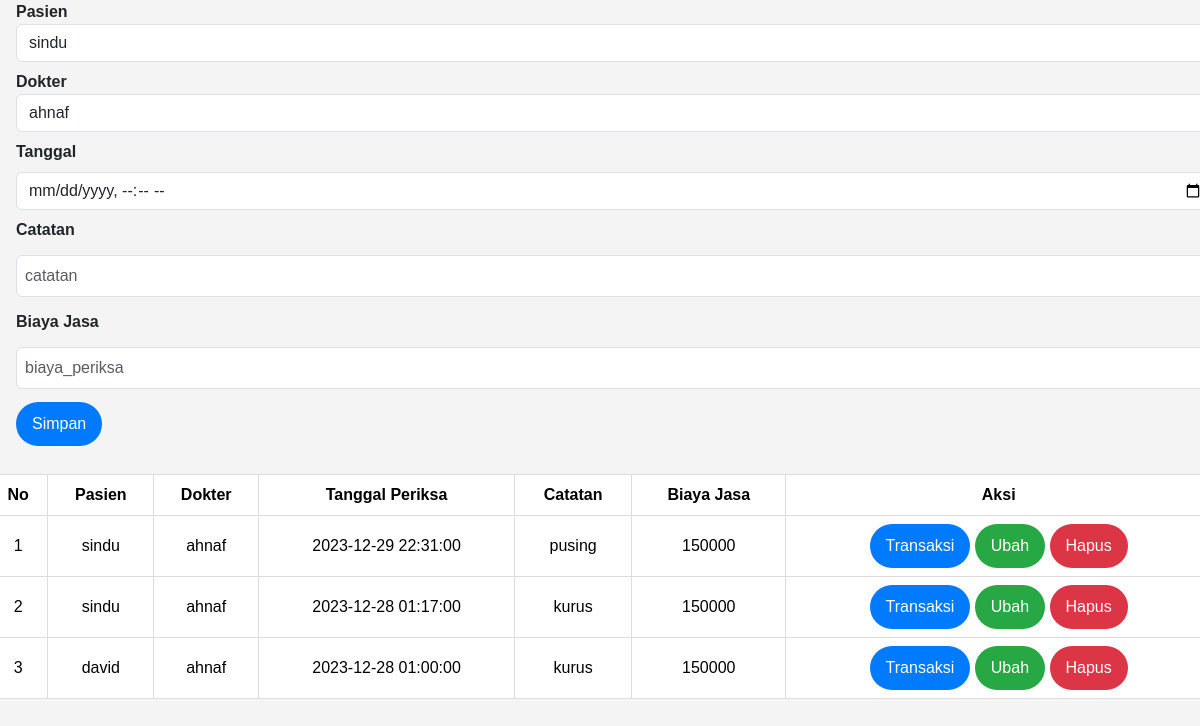
The page /periksa.php (signed in) on the database its author committed.
### tables this page shows
CREATE TABLE `periksa` (
  `id` int(10) UNSIGNED NOT NULL,
  `id_pasien` int(11) UNSIGNED NOT NULL,
  `id_dokter` int(11) UNSIGNED NOT NULL,
  `tgl_periksa` datetime NOT NULL,
  `catatan` text NOT NULL,
  `biaya_periksa` int(100) NOT NULL
);

CREATE TABLE `pasien` (
  `id` int(10) UNSIGNED NOT NULL,
  `nama` varchar(255) DEFAULT NULL,
  `alamat` varchar(255) DEFAULT NULL,
  `no_hp` varchar(50) DEFAULT NULL
);

CREATE TABLE `dokter` (
  `id` int(10) UNSIGNED NOT NULL,
  `nama` varchar(255) DEFAULT NULL,
  `alamat` varchar(255) DEFAULT NULL,
  `no_hp` varchar(50) DEFAULT NULL
);

### periksa.php (the view, shortened to what this page needs)
<?php
include_once("koneksi.php");
?>
<!DOCTYPE html>
<html lang="en">
<head>
<link href="https://cdn.jsdelivr.net/npm/bootstrap@5.3.2/dist/css/bootstrap.min.css" rel="stylesheet">
<link rel="stylesheet" type="text/css" href="style.css">
</head>
<body>
    <form class="form row" method="POST" action="" name="myForm" onsubmit="return(validate());">
    <?php
            $catatan = '';
            $tgl_periksa = '';
            $id_dokter = '';
            $id_pasien = '';
            $biaya = '';
            ?>
<div class="form-group mx-sm-3 mb-2">
        <label for="inputPasien" class="sr-only fw-bold">Pasien</label>
        <select class="form-control" name="id_pasien">
            <?php
            $selected = '';
            $pasien = mysqli_query($mysqli, "SELECT * FROM pasien");
            while ($data = mysqli_fetch_array($pasien)) {
                if ($data['id'] == $id_pasien) {
                    $selected = 'selected="selected"';
                } else {
                    $selected = '';
                }
            ?>
                <option value="<?php echo $data['id'] ?>" <?php echo $selected ?>><?php echo $data['nama'] ?></option>
            <?php
            }
            ?>
        </select>
    </div>
    <div class="form-group mx-sm-3 mb-2">
        <label for="inputDokter" class="sr-only fw-bold">Dokter</label>
        <select class="form-control" name="id_dokter">
            <?php
            $selected = '';
            $dokter = mysqli_query($mysqli, "SELECT * FROM dokter");
            while ($data = mysqli_fetch_array($dokter)) {
                if ($data['id'] == $id_dokter) {
                    $selected = 'selected="selected"';
                } else {
                    $selected = '';
                }
            ?>
                <option value="<?php echo $data['id'] ?>" <?php echo $selected ?>><?php echo $data['nama'] ?></option>
            <?php
            }
            ?>
        </select>
    </div>
    <div class="form-group mx-sm-3 mb-2">
        <label for="inputtanggal" class="form-label fw-bold">
            Tanggal
        </label>
        <input type="datetime-local" class="form-control" name="tgl_periksa" id="inputtanggal" placeholder="tanggal" value="<?php echo $tgl_periksa ?>">
    </div>
    <div class="form-group mx-sm-3 mb-2">
        <label for="inputcatatan" class="form-label fw-bold">
            Catatan
        </label>
        <input type="text" class="form-control" name="catatan" id="inputcatatan" placeholder="catatan" value="<?php echo $catatan ?>">
    </div>
    <div class="form-group mx-sm-3 mb-2">
        <label for="inputbiaya" class="form-label fw-bold">
            Biaya Jasa
        </label>
        <input type="text" class="form-control" name="biaya_periksa" id="inputbiaya" placeholder="biaya_periksa" value="<?php echo $biaya ?>">
    </div>
    <div class="form-group mx-sm-3 mb-2">
        <button type="submit" class="btn btn-primary rounded-pill px-3" name="simpan">Simpan</button>
    </div>
    <table class="table table-hover">
        <thead>
            <tr>
                <th scope="col" style="text-align: center; vertical-align: middle;">No</th>
                <th scope="col" style="text-align: center; vertical-align: middle;">Pasien</th>
                <th scope="col" style="text-align: center; vertical-align: middle;">Dokter</th>
                <th scope="col" style="text-align: center; vertical-align: middle;">Tanggal Periksa</th>
                <th scope="col" style="text-align: center; vertical-align: middle;">Catatan</th>
                <th scope="col" style="text-align: center; vertical-align: middle;">Biaya Jasa</th>
                <th scope="col" style="text-align: center; vertical-align: middle;">Aksi</th>
            </tr>
        </thead>
        <tbody>
            <?php
            $result = mysqli_query($mysqli, "SELECT pr.*,d.nama as 'nama_dokter', p.nama as 'nama_pasien' FROM periksa pr LEFT JOIN dokter d ON (pr.id_dokter=d.id) LEFT JOIN pasien p ON (pr.id_pasien=p.id) ORDER BY pr.tgl_periksa DESC");
            $no = 1;
            while ($data = mysqli_fetch_array($result)) {
            ?>
                <tr>
                    <td class="text-center align-middle"><?php echo $no++ ?></td>
                    <td class="text-center align-middle"><?php echo $data['nama_pasien'] ?></td>
                    <td class="text-center align-middle"><?php echo $data['nama_dokter'] ?></td>
                    <td class="text-center align-middle"><?php echo $data['tgl_periksa'] ?></td>
                    <td class="text-center align-middle"><?php echo $data['catatan'] ?></td>
                    <td class="text-center align-middle"><?php echo $data['biaya_periksa'] ?></td>
                    <td class="text-center align-middle">
                        <a class="btn btn-primary rounded-pill px-3" href="index.php?page=detail_periksa&id=<?php echo $data['id'] ?>">Transaksi</a>
                        <a class="btn btn-success rounded-pill px-3" href="index.php?page=periksa&id=<?php echo $data['id'] ?>">Ubah</a>
                        <a class="btn btn-danger rounded-pill px-3" href="index.php?page=periksa&id=<?php echo $data['id'] ?>&aksi=hapus">Hapus</a>
                    </td>
                </tr>
            <?php
            }
            ?>
        </tbody>
    </table>
    </form>
</body>
</html>

### style.css (style rules this page uses)
body { font-family: Arial, sans-serif; background-color: #f4f4f4; margin: 0; padding: 0; }
form { margin-bottom: 30px; }
input[type="text"] { width: 100%; padding: 8px; margin: 5px 0; box-sizing: border-box; }
.btn { padding: 10px 20px; border: none; cursor: pointer; }
.btn-primary { background-color: #007bff; color: white; }
.btn-success { background-color: #28a745; color: white; }
.btn-danger { background-color: #dc3545; color: white; }
.table { width: 100%; border-collapse: collapse; margin-top: 20px; }
th, td { border: 1px solid #ddd; padding: 8px; text-align: left; }
th { background-color: #007bff; color: white; }
tr:nth-child(even) { background-color: #f2f2f2; }

### rows shown on the page
periksa: id_pasien.nama "sindu", id_dokter.nama "ahnaf", tgl_periksa "2023-12-29 22:31:00", catatan "pusing", biaya_periksa "150000"
periksa: id_pasien.nama "sindu", id_dokter.nama "ahnaf", tgl_periksa "2023-12-28 01:17:00", catatan "kurus", biaya_periksa "150000"
periksa: id_pasien.nama "david", id_dokter.nama "ahnaf", tgl_periksa "2023-12-28 01:00:00", catatan "kurus", biaya_periksa "150000"

### other values the page prints
form field id_pasien "sindu"
form field id_dokter "ahnaf"
